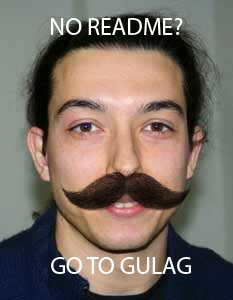
#> input picture Exercices/Ex_Images/ricalin.png, 233 x 300 px
$ python '7. Canny Edge Detector.py'
#> lines starting #> are read from the running program, lines starting #| are printed output that depends on the picture
import numpy as np
import cv2

def GetMaxElementMatrix(matrix):
    val = matrix[0,0]
    for array in matrix:
        for element in array:
            if val<element:
                val=element
    return val

def trackbarCallback(x):
    pass

# Load a color image in grayscale
filename = 'Ex_Images/ricalin.png'
cv2.namedWindow('OpenCV: Canny')
img = cv2.imread(filename, 0)
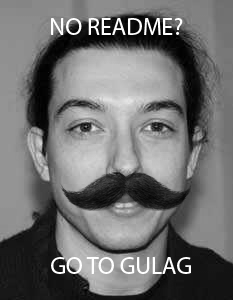
#> img: shape (300, 233); min 0, max 255, mean 110.5

# Trackbars to select min and max
cv2.createTrackbar('Min', 'OpenCV: Canny', 0, GetMaxElementMatrix(img), trackbarCallback)
#> in GetMaxElementMatrix, `val = matrix[0,0]`: val = 134
#> after the loop in GetMaxElementMatrix, `for array in matrix:`: val = 255
cv2.createTrackbar('Max', 'OpenCV: Canny', 0, GetMaxElementMatrix(img), trackbarCallback)

while True:
    min_ = cv2.getTrackbarPos('Min', 'OpenCV: Canny')
    max_ = cv2.getTrackbarPos('Max', 'OpenCV: Canny')

    # Apply the Canny edge detector
    edges = cv2.Canny(img, min_, max_)
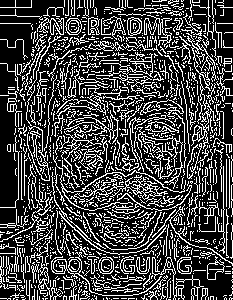
#> edges: shape (300, 233); 26.9% white in thin lines or dots
    cv2.imshow('OpenCV: Canny', edges)

    k = cv2.waitKey(1) & 0xFF
#> (key Esc is pressed here)
    if k == 27:
        break

cv2.destroyAllWindows()
